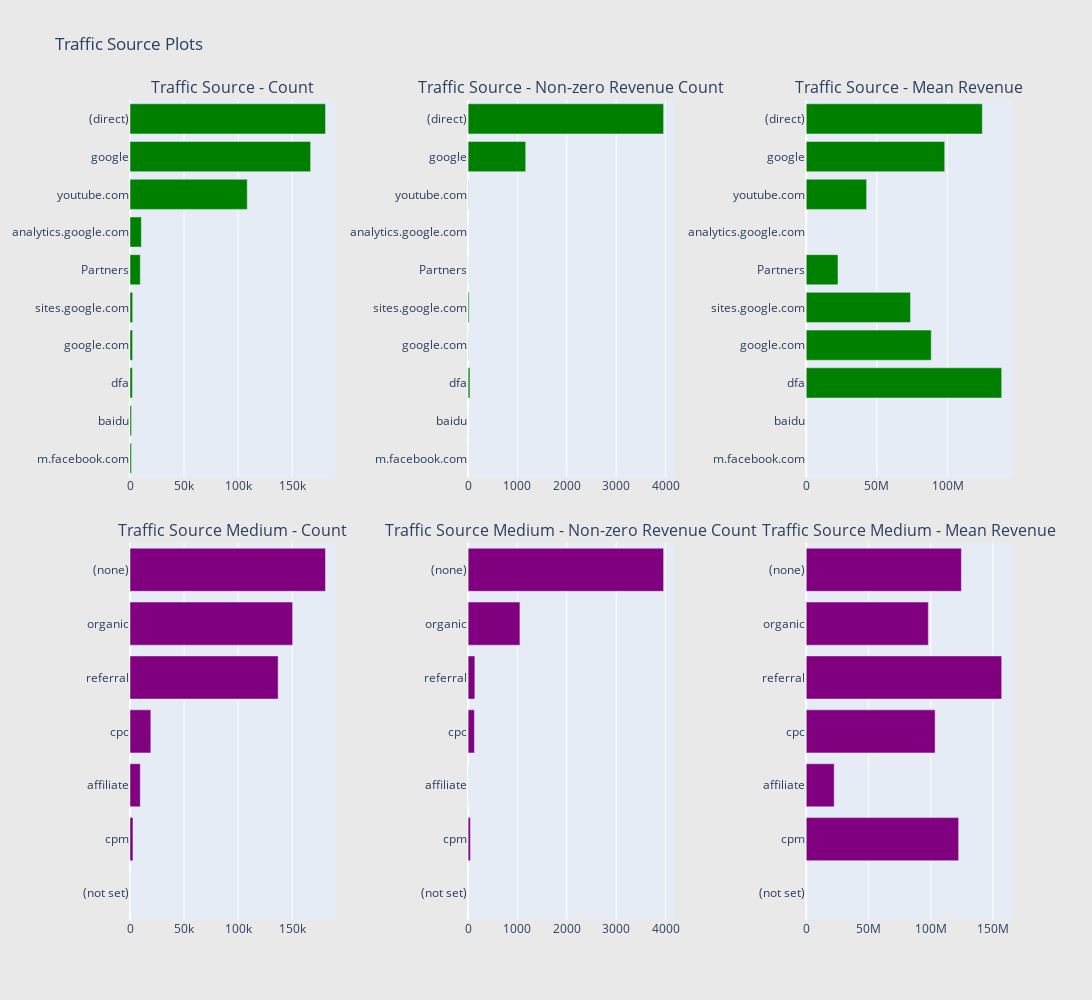

This figure's notebook cell:
### Markdown cell above
Inferences:
* On the continent plot, we can see that America has both higher number of counts as well as highest number of counts where the revenue is non-zero
* Though Asia and Europe has high number of counts, the number of non-zero revenue counts from these continents are comparatively low. 
* We can infer the first two points from the sub-continents plot too.
* If the network domain is "unknown.unknown" rather than "(not set)", then the number of counts with non-zero revenue tend to be lower. 

**Traffic Source:**

### Code cell
# Continent
cnt_srs = train_df.groupby('trafficSource.source')['totals.transactionRevenue'].agg(['size', 'count', 'mean'])
cnt_srs.columns = ["count", "count of non-zero revenue", "mean"]
cnt_srs = cnt_srs.sort_values(by="count", ascending=False)
trace1 = horizontal_bar_chart(cnt_srs["count"].head(10), 'green')
trace2 = horizontal_bar_chart(cnt_srs["count of non-zero revenue"].head(10), 'green')
trace3 = horizontal_bar_chart(cnt_srs["mean"].head(10), 'green')

# Sub-continent
cnt_srs = train_df.groupby('trafficSource.medium')['totals.transactionRevenue'].agg(['size', 'count', 'mean'])
cnt_srs.columns = ["count", "count of non-zero revenue", "mean"]
cnt_srs = cnt_srs.sort_values(by="count", ascending=False)
trace4 = horizontal_bar_chart(cnt_srs["count"], 'purple')
trace5 = horizontal_bar_chart(cnt_srs["count of non-zero revenue"], 'purple')
trace6 = horizontal_bar_chart(cnt_srs["mean"], 'purple')

# Creating two subplots
fig = tools.make_subplots(rows=2, cols=3, vertical_spacing=0.08, horizontal_spacing=0.15, 
                          subplot_titles=["Traffic Source - Count", "Traffic Source - Non-zero Revenue Count", "Traffic Source - Mean Revenue",
                                          "Traffic Source Medium - Count",  "Traffic Source Medium - Non-zero Revenue Count", "Traffic Source Medium - Mean Revenue"
                                          ])

fig.append_trace(trace1, 1, 1)
fig.append_trace(trace2, 1, 2)
fig.append_trace(trace3, 1, 3)
fig.append_trace(trace4, 2, 1)
fig.append_trace(trace5, 2, 2)
fig.append_trace(trace6, 2, 3)

fig['layout'].update(height=1000, width=1200, paper_bgcolor='rgb(233,233,233)', title="Traffic Source Plots")
py.iplot(fig, filename='traffic-source-plots')

### Figure 1 — Plotly figure (JSON) as saved in the notebook; plotly's stock layout.template omitted (floating-point values rounded to 4 significant figures)
{"data": [{"marker": {"color": "green"}, "orientation": "h", "showlegend": false, "type": "bar", "x": [1372, 1428, 2216, 2383, 2484, 9518, 10492, 108467, 167130, 180883], "xaxis": "x", "y": ["m.facebook.com", "baidu", "dfa", "google.com", "sites.google.com", "Partners", "analytics.google.com", "youtube.com", "google", "(direct)"], "yaxis": "y"}, {"marker": {"color": "green"}, "orientation": "h", "showlegend": false, "type": "bar", "x": [0, 0, 37, 4, 21, 2, 0, 5, 1167, 3961], "xaxis": "x2", "y": ["m.facebook.com", "baidu", "dfa", "google.com", "sites.google.com", "Partners", "analytics.google.com", "youtube.com", "google", "(direct)"], "yaxis": "y2"}, {"marker": {"color": "green"}, "orientation": "h", "showlegend": false, "type": "bar", "x": [null, null, 138400000.0, 88492500, 73850000.0, 22485000, null, 42772000, 98020000.0, 124700000.0], "xaxis": "x3", "y": ["m.facebook.com", "baidu", "dfa", "google.com", "sites.google.com", "Partners", "analytics.google.com", "youtube.com", "google", "(direct)"], "yaxis": "y3"}, {"marker": {"color": "purple"}, "orientation": "h", "showlegend": false, "type": "bar", "x": [29, 2749, 9511, 19276, 137071, 150482, 180882], "xaxis": "x4", "y": ["(not set)", "cpm", "affiliate", "cpc", "referral", "organic", "(none)"], "yaxis": "y4"}, {"marker": {"color": "purple"}, "orientation": "h", "showlegend": false, "type": "bar", "x": [0, 47, 2, 128, 137, 1050, 3961], "xaxis": "x5", "y": ["(not set)", "cpm", "affiliate", "cpc", "referral", "organic", "(none)"], "yaxis": "y5"}, {"marker": {"color": "purple"}, "orientation": "h", "showlegend": false, "type": "bar", "x": [null, 122500000.0, 22485000, 103600000.0, 157100000.0, 98120000.0, 124700000.0], "xaxis": "x6", "y": ["(not set)", "cpm", "affiliate", "cpc", "referral", "organic", "(none)"], "yaxis": "y6"}], "layout": {"annotations": [{"font": {"size": 16}, "showarrow": false, "text": "Traffic Source - Count", "x": 0.1167, "xanchor": "center", "xref": "paper", "y": 1, "yanchor": "bottom", "yref": "paper"}, {"font": {"size": 16}, "showarrow": false, "text": "Traffic Source - Non-zero Revenue Count", "x": 0.5, "xanchor": "center", "xref": "paper", "y": 1, "yanchor": "bottom", "yref": "paper"}, {"font": {"size": 16}, "showarrow": false, "text": "Traffic Source - Mean Revenue", "x": 0.8833, "xanchor": "center", "xref": "paper", "y": 1, "yanchor": "bottom", "yref": "paper"}, {"font": {"size": 16}, "showarrow": false, "text": "Traffic Source Medium - Count", "x": 0.1167, "xanchor": "center", "xref": "paper", "y": 0.46, "yanchor": "bottom", "yref": "paper"}, {"font": {"size": 16}, "showarrow": false, "text": "Traffic Source Medium - Non-zero Revenue Count", "x": 0.5, "xanchor": "center", "xref": "paper", "y": 0.46, "yanchor": "bottom", "yref": "paper"}, {"font": {"size": 16}, "showarrow": false, "text": "Traffic Source Medium - Mean Revenue", "x": 0.8833, "xanchor": "center", "xref": "paper", "y": 0.46, "yanchor": "bottom", "yref": "paper"}], "height": 1000, "paper_bgcolor": "rgb(233,233,233)", "title": {"text": "Traffic Source Plots"}, "width": 1200, "xaxis": {"anchor": "y", "domain": [0, 0.2333]}, "xaxis2": {"anchor": "y2", "domain": [0.3833, 0.6167]}, "xaxis3": {"anchor": "y3", "domain": [0.7667, 1.0]}, "xaxis4": {"anchor": "y4", "domain": [0, 0.2333]}, "xaxis5": {"anchor": "y5", "domain": [0.3833, 0.6167]}, "xaxis6": {"anchor": "y6", "domain": [0.7667, 1.0]}, "yaxis": {"anchor": "x", "domain": [0.54, 1]}, "yaxis2": {"anchor": "x2", "domain": [0.54, 1]}, "yaxis3": {"anchor": "x3", "domain": [0.54, 1]}, "yaxis4": {"anchor": "x4", "domain": [0, 0.46]}, "yaxis5": {"anchor": "x5", "domain": [0, 0.46]}, "yaxis6": {"anchor": "x6", "domain": [0, 0.46]}}}
